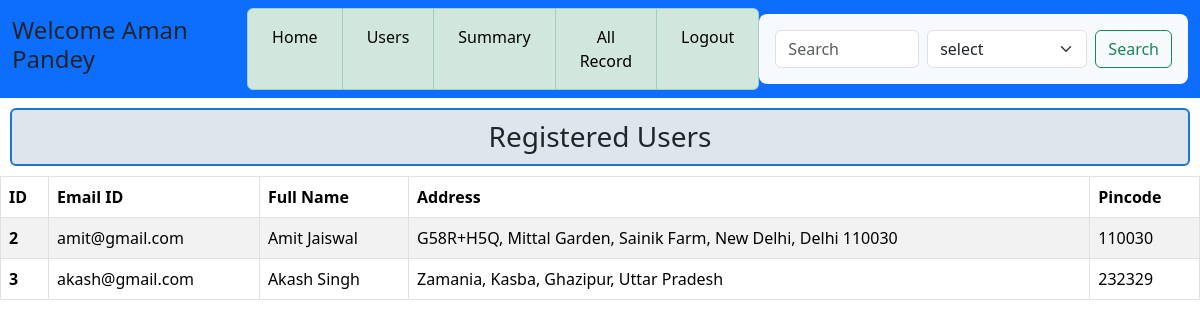
The app's page /user_details, older data.
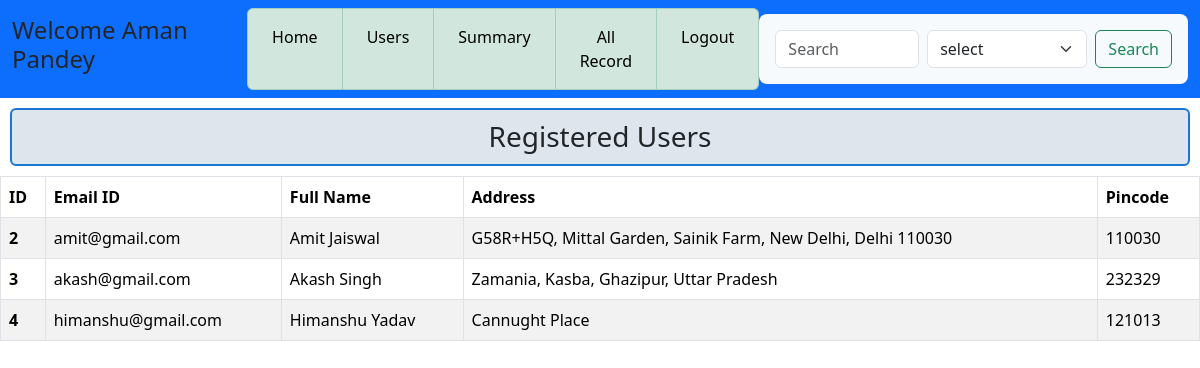
The same page, newer data.
### application/models.py (models this page shows)
class Users(db.Model):
    id = db.Column(db.Integer, primary_key=True, autoincrement=True)
    email = db.Column(db.String(50), unique=True, nullable=False)
    password = db.Column(db.String(50), nullable=False)
    fullname = db.Column(db.String(50), nullable=False)
    address = db.Column(db.String(400), nullable=False)
    pincode = db.Column(db.String(10), nullable=False)
    type = db.Column(db.String(10), nullable=False, default="user")  # 'user' or 'admin'

### application/controllers.py (the view)
@app.route('/user_details', methods=['GET'])
def user_details():
    all_users = Users.query.filter_by(type="user").all()
    this_user = Users.query.filter_by(type="admin").first()
    return render_template('admin_user.html', all_users=all_users,this_user=this_user)

### templates/admin_user.html (shortened to what this page needs)
<!DOCTYPE html>
<html lang="en">
<head>
    <link rel="stylesheet" href="/static/css/style.css">
    <link href="https://cdn.jsdelivr.net/npm/bootstrap@5.3.7/dist/css/bootstrap.min.css" rel="stylesheet">
</head>
<body>
    <div id ="main">
        <div id ="canvas">
            <nav class="navbar navbar-expand-lg bg-primary">
                <div class="container-fluid">
                    <h4>Welcome {{this_user.fullname}}</h4>
                    <div class="collapse navbar-collapse" id="navbarSupportedContent">
                        <ul class="navbar-nav mx-auto mb-2 mb-lg-0 list-group list-group-horizontal text-center">
                            <li class="nav-item list-group-item  list-group-item-success">
                                <a class="nav-link active" aria-current="page" href="/admin_dashboard">Home</a>
                            </li>
                            <li class="nav-item list-group-item  list-group-item-success">
                                <a class="nav-link active" aria-current="page" href="/user_details">Users</a>
                            </li>
                            <li class="nav-item list-group-item  list-group-item-success">
                                <a class="nav-link active" aria-current="page" href="/admin_summary">Summary</a>
                            </li>
                            <li class="nav-item list-group-item  list-group-item-success">
                                <a class="nav-link active" aria-current="page" href="/all_reservations">All Record</a>
                            </li>
                            <li class="nav-item list-group-item  list-group-item-success">
                                <a class="nav-link active" aria-current="page" href="/login">Logout</a>
                            </li>
                        </ul>
                        <form class="d-flex" action="/search">
                            <input class="form-control me-2" type="search" placeholder="Search" aria-label="Search" name="search">
                                <select class="form-select me-2" aria-label="Default select example" name="key">
                                    <option selected>select</option>
                                </select>
                            <input class="btn btn-outline-success" type="submit" value="Search">
                        </form>
                    </div>
                </div>
            </nav>
            <div class ="top-section">
                <div id ="content">
                        <h3 class="heading">Registered Users</h3>
                        <table class="table table-striped table-bordered">
                            <thead>
                                <tr>
                                    <th scope="col">ID</th>
                                    <th scope="col">Email ID</th>
                                    <th scope="col">Full Name</th>
                                    <th scope="col">Address</th>
                                    <th scope="col">Pincode</th>
                                </tr>
                            </thead>
                                <tbody>
                                    {% for user in all_users %}
                                    <tr>
                                        <th scope="row">{{user.id}}</th>
                                        <td>{{user.email}}</td>
                                        <td>{{user.fullname}}</td>
                                        <td>{{user.address}}</td>
                                        <td>{{user.pincode}}</td>
                                    </tr>
                                    {% endfor %}
                                </tbody>
                        </table>
                </div>
            </div>
        </div>
    </div>
</body>
</html>

Row changes from the older to the newer data that the page shows:
added Users: id "4", email "himanshu@gmail.com", fullname "Himanshu Yadav", address "Cannught Place", pincode "121013"
